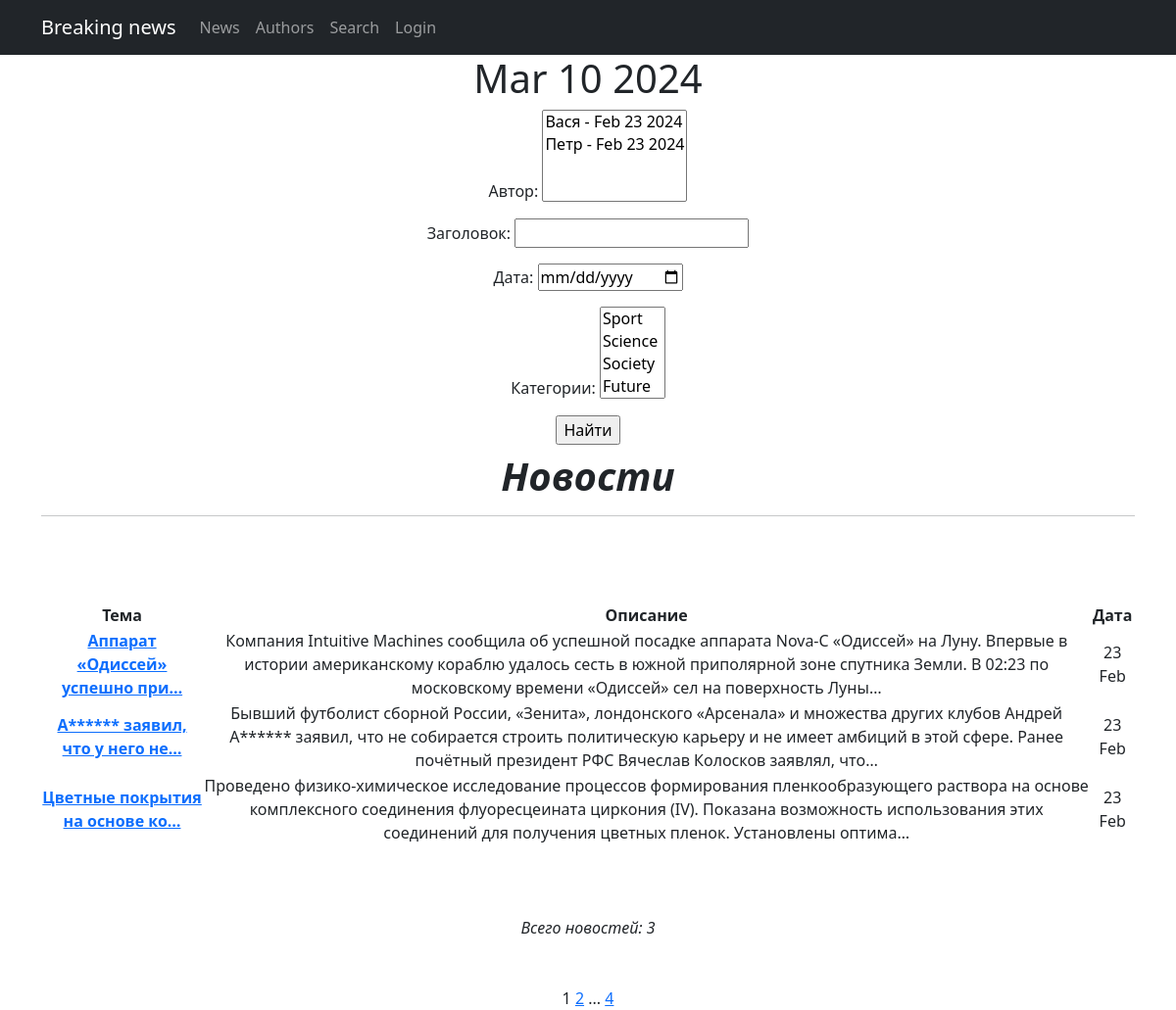
The app's page /news/search/ with its own data.
### news/models.py (models this page shows, shortened)
class Post(models.Model):
    author = models.ForeignKey(Author, on_delete=models.CASCADE)
    post_type = models.CharField(max_length=2, choices=POST_TYPES, default=news)
    date_in = models.DateTimeField(auto_now_add=True)
    category = models.ManyToManyField(Category, through='PostCategory')
    title = models.CharField(max_length=255)
    text = models.TextField()
    rating = models.IntegerField(default=0)

### news/views.py (the view)
# urls.py: path('search/', SearchList.as_view(), name='search'),
class SearchList(ListView):
    model = Post
    template_name = 'search.html'
    context_object_name = 'search'
    paginate_by = 3
    def get_queryset(self):
        queryset = super().get_queryset()
        self.filterset = PostFilter(self.request.GET, queryset)
        return self.filterset.qs
    def get_context_data(self, **kwargs):
        context = super().get_context_data(**kwargs)
        context['filterset'] = self.filterset
        return context

### news/models.py (called while the page is built)
    def __str__(self):
        return f'{self.user.username} - {self.user.date_joined.strftime("%b %d %Y")}'

    def __str__(self):
        return self.name

### news/templatetags/custom_filters.py (called while the page is built)
@register.filter()
def censor(text):
    for w in words:
        text = text.replace(w[1:], '*' * len(w[1:]))
    return text

### news/templatetags/custom_tags.py (called while the page is built)
@register.simple_tag()
def current_time(format_string='%b %d %Y'):
    return datetime.utcnow().strftime(format_string)

@register.simple_tag(takes_context=True)
def url_replace(context, **kwargs):
    d = context['request'].GET.copy()
    for k, v in kwargs.items():
        d[k] = v
    return d.urlencode()

### templates/search.html (shortened to what this page needs)
{% extends 'main.html' %}
{% load custom_filters %}
{% load custom_tags %}
{% block content %}
    <h1>{% current_time '%b %d %Y' %}</h1>
    <form action="" method="get">
        {{ filterset.form.as_p }}
        <input type="submit" value="Найти" />
    </form>
    {% if search %}
        <h1><strong><i>Новости</i></strong></h1>
            <hr>
            <br>
            <br>
            <br>
            <table>
                <tr>
                    <td><strong>Тема</strong></td>
                    <td><strong>Описание</strong></td>
                    <td><strong>Дата</strong></td>
                </tr>
                {% for post in search %}
                <tr>
                    <td><a href="{{ post.pk }}"><strong>{{ post.title|censor|truncatechars:30 }}</strong></a></td>
                    <td>{{ post.text|censor|truncatechars:255 }}</td>
                    <td>{{post.date_in|date:'d M' }}</td>
                </tr>
                {% endfor %}
            </table>
        <br>
        <br>
        <br>
        <i>Всего новостей: {{ search|length }}</i>
    {% else %}
        <h1>Новостей нет</h1>
    {% endif %}
    <br>
    <br>
    <br>
    {{ page_obj.number }}
        {% if page_obj.has_next %}
            <a href="?{% url_replace page=page_obj.next_page_number %}">{{ page_obj.next_page_number }}</a>
            {% if paginator.num_pages != page_obj.next_page_number %}
                ...
                <a href="?{% url_replace page=page_obj.paginator.num_pages %}">{{ page_obj.paginator.num_pages }}</a>
            {% endif %}
        {% endif %}
{% endblock content %}

### templates/main.html (shortened to what this page needs)
<!DOCTYPE html>
<html lang="en">
    <head>
        {% load static %}
        <link href="{% static 'css/styles.css' %}" rel="stylesheet" />
    </head>
    <body>
        <nav class="navbar navbar-expand-lg navbar-dark bg-dark static-top">
            <div class="container">
                <a class="navbar-brand" href="/news">Breaking news</a>
                <div class="collapse navbar-collapse" id="navbarResponsive">
                    <ul class="navbar-nav ml-auto">
                        <li class="nav-item active">
                           <a class="nav-link" href="/news">News
                           </a>
                        </li>
                        <li class="nav-item">
                            <a class="nav-link" href="/news">Authors</a>
                        </li>
                        <li class="nav-item">
                            <a class="nav-link" href="/news/search">Search</a>
                        </li>
                        {% if not request.user.is_authenticated %}
                            <li class="nav-item">
                                <a class="nav-link" href="/accounts/login">Login</a>
                            </li>
                        {% else %}
                            <li class="nav-item">
                                <a class="nav-link" href="/accounts/logout">Logout</a>
                            </li>
                        {% endif %}
                    </ul>
                </div>
            </div>
        </nav>
        <div class="container">
            <div class="row">
                <div class="col-lg-12 text-center">
                   {% block content %}
                   {% endblock content %}
                </div>
            </div>
        </div>
    </body>
</html>

### records on screen
Post: title|censor "Аппарат «Одиссей» успешно при…", text|censor "Компания Intuitive Machines сообщила об успешной посадке аппарата Nova-C «Одиссей» на Луну. Впервые в истории американскому кораблю удалось сесть в южной приполярной зоне спутника Земли. В 02:23 по московскому времени «Одиссей» сел на поверхность Луны…", date_in "23 Feb"
Post: title|censor "А****** заявил, что у него не…", text|censor "Бывший футболист сборной России, «Зенита», лондонского «Арсенала» и множества других клубов Андрей А****** заявил, что не собирается строить политическую карьеру и не имеет амбиций в этой сфере. Ранее почётный президент РФС Вячеслав Колосков заявлял, что…", date_in "23 Feb"
Post: title|censor "Цветные покрытия на основе ко…", text|censor "Проведено физико-химическое исследование процессов формирования пленкообразующего раствора на основе комплексного соединения флуоресцеината циркония (IV). Показана возможность использования этих соединений для получения цветных пленок. Установлены оптима…", date_in "23 Feb"

### other values on screen
{{ search|length }} "3"
{{ page_obj.number }} "1"
{{ page_obj.next_page_number }} "2"
{{ page_obj.paginator.num_pages }} "4"
